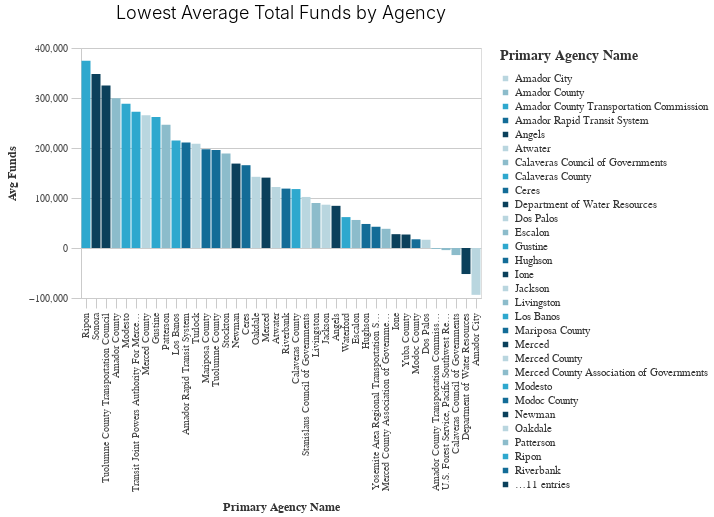

The notebook cell saved with this chart:
### Code cell
_dla_utils.basic_bar_chart((avg_funds_bottom.tail(40)), 'primary_agency_name','avg_funds', 'primary_agency_name', subset, 
                          'Lowest Average Total Funds by Agency')

### Figure 1 — Vega-Lite specification as saved in the notebook (floating-point values rounded to 4 significant figures)
{"config": {"view": {"continuousWidth": 400, "continuousHeight": 300}, "axis": {"domainColor": "#cbcbcb", "grid": true, "gridColor": "#cbcbcb", "gridWidth": 1, "labelColor": "#474747", "labelFont": "Nunito Sans", "labelFontSize": 10, "labelPadding": 4, "tickColor": "#cbcbcb", "tickSize": 10, "titleColor": "#333", "titleFont": "Raleway", "titleFontSize": 12, "titlePadding": 10}, "axisBand": {"grid": false}, "background": "white", "font": "Raleway", "header": {"labelFont": "Nunito Sans", "titleFont": "Raleway"}, "legend": {"labelColor": "#333", "labelFont": "Nunito Sans", "labelFontSize": 11, "labelLimit": 0, "padding": 1, "symbolSize": 30, "symbolType": "square", "titleColor": "#333", "titleFont": "Raleway", "titleFontSize": 14, "titlePadding": 10}, "title": {"anchor": "middle", "font": "Raleway", "fontSize": 18, "fontWeight": 300, "offset": 20}}, "data": {"name": "data-0b5f4e7a473e6bbe6b83c93d37758a54"}, "mark": "bar", "encoding": {"color": {"field": "primary_agency_name", "legend": {"title": "Primary Agency Name"}, "scale": {"range": ["#B9D6DF", "#8CBCCB", "#2EA8CE", "#136C97", "#0B405B"]}, "type": "nominal"}, "x": {"field": "primary_agency_name", "sort": "-y", "title": "Primary Agency Name", "type": "nominal"}, "y": {"field": "avg_funds", "title": "Avg Funds", "type": "quantitative"}}, "height": 250, "title": "Lowest Average Total Funds by Agency", "width": 400, "$schema": "https://vega.github.io/schema/vega-lite/v4.17.0.json", "datasets": {"data-0b5f4e7a473e6bbe6b83c93d37758a54": [{"primary_agency_name": "Ripon", "avg_funds": 374400.0}, {"primary_agency_name": "Sonora", "avg_funds": 347900.0}, {"primary_agency_name": "Tuolumne County Transportation Council", "avg_funds": 325200.0}, {"primary_agency_name": "Amador County", "avg_funds": 299700.0}, {"primary_agency_name": "Modesto", "avg_funds": 288500.0}, {"primary_agency_name": "Transit Joint Powers Authority For Merced County", "avg_funds": 272300.0}, {"primary_agency_name": "Merced County", "avg_funds": 265300.0}, {"primary_agency_name": "Gustine", "avg_funds": 262200.0}, {"primary_agency_name": "Patterson", "avg_funds": 246700.0}, {"primary_agency_name": "Los Banos", "avg_funds": 215200.0}, {"primary_agency_name": "Amador Rapid Transit System", "avg_funds": 211100.0}, {"primary_agency_name": "Turlock", "avg_funds": 208300.0}, {"primary_agency_name": "Mariposa County", "avg_funds": 197400.0}, {"primary_agency_name": "Tuolumne County", "avg_funds": 196200.0}, {"primary_agency_name": "Stockton", "avg_funds": 188800.0}, {"primary_agency_name": "Newman", "avg_funds": 168800.0}, {"primary_agency_name": "Ceres", "avg_funds": 165600.0}, {"primary_agency_name": "Oakdale", "avg_funds": 142400.0}, {"primary_agency_name": "Merced", "avg_funds": 140800.0}, {"primary_agency_name": "Atwater", "avg_funds": 122000.0}, {"primary_agency_name": "Riverbank", "avg_funds": 118800.0}, {"primary_agency_name": "Calaveras County", "avg_funds": 117900.0}, {"primary_agency_name": "Stanislaus Council of Governments", "avg_funds": 102100.0}, {"primary_agency_name": "Livingston", "avg_funds": 89990.0}, {"primary_agency_name": "Jackson", "avg_funds": 86600.0}, {"primary_agency_name": "Angels", "avg_funds": 84350.0}, {"primary_agency_name": "Waterford", "avg_funds": 61800.0}, {"primary_agency_name": "Escalon", "avg_funds": 56080.0}, {"primary_agency_name": "Hughson", "avg_funds": 48070.0}, {"primary_agency_name": "Yosemite Area Regional Transportation System JPA", "avg_funds": 42500.0}, {"primary_agency_name": "Merced County Association of Governments", "avg_funds": 38410.0}, {"primary_agency_name": "Ione", "avg_funds": 27660.0}, {"primary_agency_name": "Yuba County", "avg_funds": 26970.0}, {"primary_agency_name": "Modoc County", "avg_funds": 17420.0}, {"primary_agency_name": "Dos Palos", "avg_funds": 16510.0}, {"primary_agency_name": "Amador County Transportation Commission", "avg_funds": -749.8}, {"primary_agency_name": "U.S. Forest Service, Pacific Southwest Region", "avg_funds": -4225.0}, {"primary_agency_name": "Calaveras Council of Governments", "avg_funds": -14150.0}, {"primary_agency_name": "Department of Water Resources", "avg_funds": -52070.0}, {"primary_agency_name": "Amador City", "avg_funds": -93670.0}]}}
